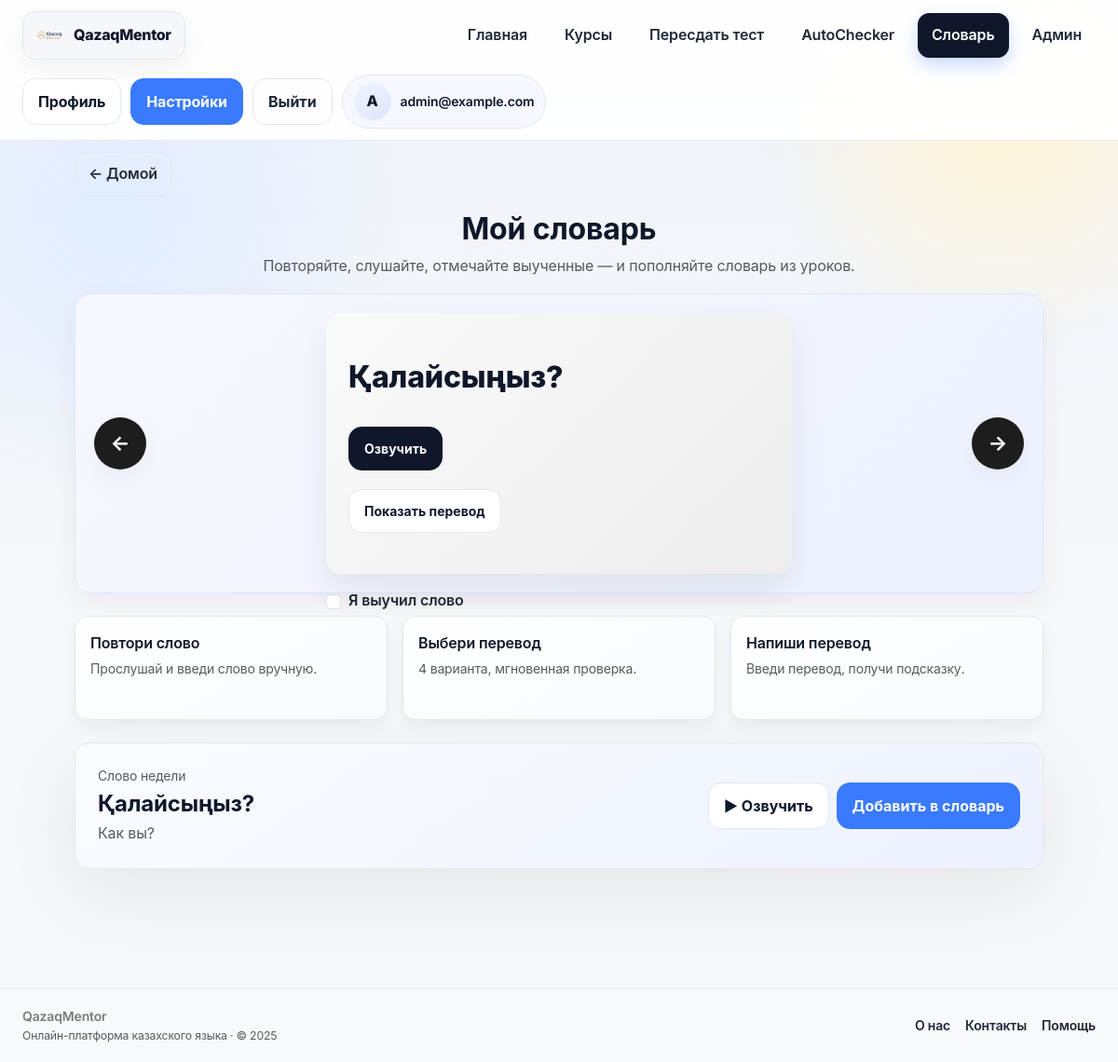
The app's page /dictionary (signed in) with its own data.
### app/models/__init__.py (models this page shows, shortened)
class User(Base):
    __tablename__ = "users"
    __allow_unmapped__ = True
    id = Column(Integer, primary_key=True, index=True)
    email = Column(String, unique=True, index=True, nullable=False)
    hashed_password = Column(String, nullable=False)
    age = Column(Integer, nullable=False)
    target = Column(String, nullable=False)  # school / general / business
    daily_minutes = Column(Integer, nullable=False, default=10)
    level = Column(String, nullable=True)
    role = Column(String, nullable=False, default="user")
    created_at = Column(DateTime, server_default=func.now(), nullable=False)
    placements: List["PlacementTestResult"] = relationship(
        "PlacementTestResult", back_populates="user", cascade="all, delete-orphan"
    )
    progresses: List["UserProgress"] = relationship(
        "UserProgress", back_populates="user", cascade="all, delete-orphan"
    )

class VocabularyWord(Base):
    __tablename__ = "vocabulary_words"
    __allow_unmapped__ = True
    id = Column(Integer, primary_key=True, index=True)
    user_id = Column(Integer, ForeignKey("users.id"), nullable=False, index=True)
    course_id = Column(Integer, ForeignKey("courses.id"), nullable=False, index=True)
    word = Column(String, nullable=False)
    translation = Column(String, nullable=False)
    definition = Column(Text, nullable=True)
    example_sentence = Column(Text, nullable=True)
    image_url = Column(String, nullable=True)
    audio_url = Column(String, nullable=True)
    learned = Column(Boolean, nullable=False, default=False)
    repeat_streak = Column(Integer, nullable=False, default=0)
    mc_streak = Column(Integer, nullable=False, default=0)
    write_streak = Column(Integer, nullable=False, default=0)
    correct_attempts = Column(Integer, nullable=False, default=0)
    wrong_attempts = Column(Integer, nullable=False, default=0)
    created_at = Column(DateTime, server_default=func.now(), nullable=False)
    user: "User" = relationship("User")
    course: "Course" = relationship("Course")

### app/routers/dictionary.py (the view)
@router.get("/dictionary")
async def legacy_dictionary_redirect(request: Request, db: Session = Depends(get_db), user: models.User = Depends(get_current_user)):
    return await vocabulary_page(request, db, user)  # type: ignore[arg-type]

### app/templates/dictionary.html (shortened to what this page needs)
{% extends "base.html" %}
{% block content %}
<link rel="stylesheet" href="{{ url_for('static', path='css/dictionary.css') }}?v=2">
<link rel="stylesheet" href="{{ url_for('static', path='css/flashcards.css') }}?v=1">
<section class="vocab-shell">
    <div class="d-flex justify-content-start mb-3">
        <a href="/" class="btn-ghost text-decoration-none">← Домой</a>
    </div>
    <div class="text-center mb-2">
        <h2 class="fw-bold">Мой словарь</h2>
        <p class="text-muted">Повторяйте, слушайте, отмечайте выученные — и пополняйте словарь из уроков.</p>
    </div>
    <div class="vocab-stage mb-4">
        <button class="vocab-arrow" id="vocab-prev" aria-label="Предыдущее слово">←</button>
        <div class="flashcard-shell" id="flashcard-container">
            <div class="flashcard shadow-soft" id="flashcard">
                <div class="front">
                    <div class="kz" id="card-front-word">Нет слов</div>
                    <button class="btn btn-dark btn-sm mt-3" id="speak-btn">Озвучить</button>
                    <button class="btn btn-outline-dark btn-sm mt-2" id="flip-btn">Показать перевод</button>
                </div>
                <div class="back">
                    <div class="ru" id="card-back-ru">Перевод</div>
                    <div class="meaning text-muted" id="card-back-meaning"></div>
                    <button class="btn btn-outline-dark btn-sm mt-3" id="flip-back-btn">Назад</button>
                </div>
            </div>
            <div class="d-flex align-items-center gap-2 mt-3">
                <label class="d-flex align-items-center gap-2 mb-0">
                    <input type="checkbox" id="dict-learned" class="form-check-input">
                    <span>Я выучил слово</span>
                </label>
            </div>
        </div>
        <button class="vocab-arrow" id="vocab-next" aria-label="Следующее слово">→</button>
    </div>
    <div class="vocab-games mb-4">
        <div class="row g-3">
            <div class="col-md-4">
                <a class="game-card text-decoration-none" href="/vocabulary/game/repeat" id="game-repeat-card">
                    <div class="fw-semibold mb-1">Повтори слово</div>
                    <div class="small text-muted">Прослушай и введи слово вручную.</div>
                    <div class="game-feedback small mt-2" id="repeat-feedback"></div>
                </a>
            </div>
            <div class="col-md-4">
                <a class="game-card text-decoration-none" href="/vocabulary/game/mc" id="game-choose-card">
                    <div class="fw-semibold mb-1">Выбери перевод</div>
                    <div class="small text-muted">4 варианта, мгновенная проверка.</div>
                    <div class="game-feedback small mt-2" id="choose-feedback"></div>
                </a>
            </div>
            <div class="col-md-4">
                <a class="game-card text-decoration-none" href="/vocabulary/game/write" id="game-write-card">
                    <div class="fw-semibold mb-1">Напиши перевод</div>
                    <div class="small text-muted">Введи перевод, получи подсказку.</div>
                    <div class="game-feedback small mt-2" id="write-feedback"></div>
                </a>
            </div>
        </div>
    </div>
    {% if word_of_week %}
    <div class="word-week card-plate shadow-soft d-flex flex-column flex-md-row align-items-center justify-content-between gap-3">
        <div>
            <div class="small text-muted">Слово недели</div>
            <div class="fw-bold fs-4">{{ word_of_week.word.word if word_of_week.word else "" }}</div>
            <div class="text-muted">{{ word_of_week.word.translation if word_of_week.word else "" }}</div>
        </div>
        <div class="d-flex gap-2">
            <button class="btn btn-outline-dark" id="week-play" data-week-word="{{ word_of_week.word.word if word_of_week.word else '' }}">▶ Озвучить</button>
            <form action="/dictionary/add/{{ word_of_week.word_id }}" method="post" class="m-0">
                <button class="btn btn-primary">Добавить в словарь</button>
            </form>
        </div>
    </div>
    {% endif %}
</section>
{% endblock %}

### app/templates/base.html (shortened to what this page needs)
<!DOCTYPE html>
<html lang="kk">
<head>
    <link href="https://cdn.jsdelivr.net/npm/bootstrap@5.3.3/dist/css/bootstrap.min.css" rel="stylesheet">
    <link rel="stylesheet" href="{{ url_for('static', path='css/main.css') }}?v=qm2">
</head>
<body>
{% set current_user = request.state.user or (user if user is defined else None) %}
{% set current_path = request.url.path if request and request.url else '' %}
<header class="app-nav">
    <div class="page-shell nav-inner">
        <a href="/" class="brand-mark">
            <img src="{{ url_for('static', path='img/logo.png') }}" alt="QazaqMentor">
            <span>QazaqMentor</span>
        </a>
        <nav class="nav-links">
            <a class="nav-link {% if current_path == '/' %}active{% endif %}" href="/">Главная</a>
            <a class="nav-link {% if '/courses' in current_path %}active{% endif %}" href="/courses">Курсы</a>
            <a class="nav-link {% if '/placement' in current_path %}active{% endif %}" href="/placement-test">
                {% if current_user %}Пересдать тест{% else %}Тест уровня{% endif %}
            </a>
            <a class="nav-link {% if '/autochecker' in current_path %}active{% endif %}" href="/autochecker">AutoChecker</a>
            <a class="nav-link {% if '/vocabulary' in current_path or '/dictionary' in current_path %}active{% endif %}" href="/vocabulary">Словарь</a>
            {% if current_user and current_user.is_admin %}
            <a class="nav-link" href="/admin">Админ</a>
            {% endif %}
        </nav>
        <div class="nav-actions">
            {% if current_user %}
                <a class="btn btn-outline-dark" href="/profile">Профиль</a>
                <a class="btn btn-primary" href="/settings">Настройки</a>
                <form action="/logout" method="post" class="m-0">
                    <button type="submit" class="btn btn-ghost">Выйти</button>
                </form>
                <div class="profile-chip">
                    <div class="avatar">{{ current_user.email[0]|upper }}</div>
                    <div class="fw-semibold small">{{ current_user.full_name or current_user.email }}</div>
                </div>
            {% else %}
                <a class="btn btn-outline-dark" href="/login">Войти</a>
                <a class="btn btn-primary" href="/signup">Регистрация</a>
            {% endif %}
        </div>
    </div>
</header>
<main class="page-body">
    <div class="page-shell">
        {% block content %}{% endblock %}
    </div>
</main>
<footer class="footer-bar mt-5">
    <div class="page-shell d-flex align-items-center justify-content-between flex-wrap gap-3">
        <div>
            <div class="fw-semibold">QazaqMentor</div>
            <div class="small text-muted">Онлайн-платформа казахского языка · © 2025</div>
        </div>
        <div class="d-flex align-items-center gap-3">
            <a href="#">О нас</a>
            <a href="#">Контакты</a>
            <a href="#">Помощь</a>
        </div>
    </div>
</footer>
</body>
</html>

### app/static/css/dictionary.css (style rules this page uses)
.vocab-stage { display: flex; align-items: center; gap: 16px; justify-content: center; }
.vocab-arrow { width: 56px; height: 56px; border-radius: 50%; border: none; background: #0f172a; color: #fff; font-size: 22px; }
.game-card { display: block; background: linear-gradient(150deg, #fff 0%, #f7faff 100%); border: 1px solid #e2e8f0; border-radius: 14px; padding: 16px; height: 100%; box-shadow: 0 8px 18px rgba(0,0,0,0.06); }
.word-week { border-radius: 16px; }

### app/static/css/flashcards.css (style rules this page uses)
.flashcard-shell { position: relative; width: min(500px, 90vw); height: 280px; perspective: 1000px; margin: 0 auto; }
.flashcard { width: 100%; height: 100%; position: relative; border-radius: 16px; background: #f3f3f3; box-shadow: 0 16px 36px rgba(0, 0, 0, 0.08); transform-style: preserve-3d; transition: transform 0.6s; }
.flashcard .front, .flashcard .back { position: absolute; width: 100%; height: 100%; top: 0; left: 0; padding: 24px; backface-visibility: hidden; border-radius: 16px; display: flex; flex-direction: column; align-items: flex-start; justify-content: center; gap: 12px; }
.flashcard .front { background: linear-gradient(135deg, #fafafa 0%, #ededed 100%); }
.flashcard .back { background: linear-gradient(135deg, #f1f1f1 0%, #e0e0e0 100%); transform: rotateY(180deg); }
.flashcard .kz { font-size: 32px; font-weight: 800; }
.flashcard .ru { font-size: 20px; font-weight: 700; }
.flashcard .meaning { font-size: 16px; }
.vocab-arrow { width: 56px; height: 56px; border-radius: 50%; border: none; background: #1d1d1d; color: #fff; font-size: 22px; }

### records on screen
User: email "A", email "admin@example.com"
VocabularyWord: word "Қалайсыңыз?", word "Как вы?"
